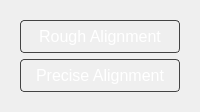
           <widget class="QWidget" name="PictureOptionsPage">
            <layout class="QVBoxLayout" name="verticalLayout_25">
             <item>
              <widget class="QWidget" name="PictureOptionsWidget" native="true">
               <layout class="QVBoxLayout" name="verticalLayout_24">
                <item>
                 <widget class="QPushButton" name="RougAlignmentButton">
                  <property name="sizePolicy">
                   <sizepolicy hsizetype="Minimum" vsizetype="Preferred">
                    <horstretch>0</horstretch>
                    <verstretch>0</verstretch>
                   </sizepolicy>
                  </property>
                  <property name="font">
                   <font>
                    <pointsize>12</pointsize>
                   </font>
                  </property>
                  <property name="styleSheet">
                   <string notr="true">QPushButton {
    padding: 6px 12px;
    background-color: qlineargradient(
        x1:0, y1:0, x2:0, y2:1,
        stop:0 #1a1a1a, stop:1 #000000
    );
    color: white;
    border: 1px solid #444;
    border-radius: 4px;
}

QPushButton:hover {
    background-color: qlineargradient(
        x1:0, y1:0, x2:0, y2:1,
        stop:0 #2a2a2a, stop:1 #111111
    );
}

QPushButton:checked {
    background-color: qlineargradient(
        x1:0, y1:0, x2:0, y2:1,
        stop:0 #0f0f0f, stop:1 #000000
    );
    border-style: inset;
	background-color: #0B76A0;
}



</string>
                  </property>
                  <property name="text">
                   <string>Rough Alignment</string>
                  </property>
                  <property name="checkable">
                   <bool>true</bool>
                  </property>
                 </widget>
                </item>
                <item>
                 <widget class="QPushButton" name="PreciseAlignmentButton">
                  <property name="sizePolicy">
                   <sizepolicy hsizetype="Minimum" vsizetype="Preferred">
                    <horstretch>0</horstretch>
                    <verstretch>0</verstretch>
                   </sizepolicy>
                  </property>
                  <property name="font">
                   <font>
                    <pointsize>12</pointsize>
                   </font>
                  </property>
                  <property name="styleSheet">
                   <string notr="true">QPushButton {
    padding: 6px 12px;
    background-color: qlineargradient(
        x1:0, y1:0, x2:0, y2:1,
        stop:0 #1a1a1a, stop:1 #000000
    );
    color: white;
    border: 1px solid #444;
    border-radius: 4px;
}

QPushButton:hover {
    background-color: qlineargradient(
        x1:0, y1:0, x2:0, y2:1,
        stop:0 #2a2a2a, stop:1 #111111
    );
}

QPushButton:checked {
    background-color: qlineargradient(
        x1:0, y1:0, x2:0, y2:1,
        stop:0 #0f0f0f, stop:1 #000000
    );
    border-style: inset;
	background-color: #0B76A0;
}



</string>
                  </property>
                  <property name="text">
                   <string>Precise Alignment</string>
                  </property>
                  <property name="checkable">
                   <bool>true</bool>
                  </property>
                 </widget>
                </item>
               </layout>
              </widget>
             </item>
            </layout>
           </widget>
